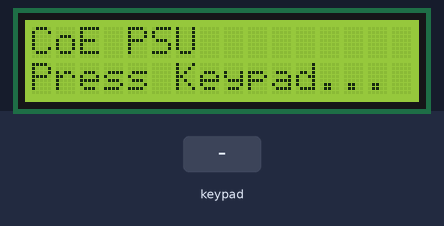
Simulated run of this sketch. Board: Arduino Uno, built with avr-gcc and run on an emulated ATmega328P. Parts: 16×2 character LCD. The test bench sets the inputs (shaded band).

Above: at 1.2 s.
1.3 s: keypad keys 7 6 5 4 # pressed 0.4 s apart
At 3.8 s:
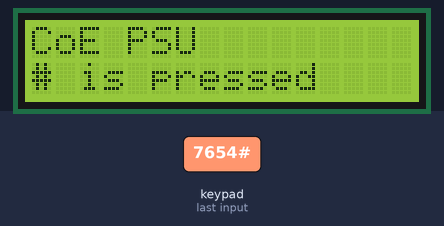
4.8 s: key 'A' pressed
At 5.7 s:
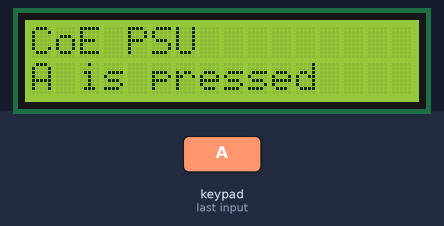
7.8 s: key 'B' pressed
At 8.8 s:
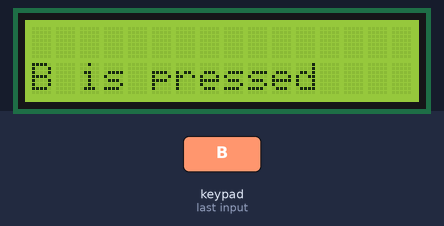
10.8 s: keypad keys 7 6 5 4 * pressed 0.4 s apart
At 13.8 s:
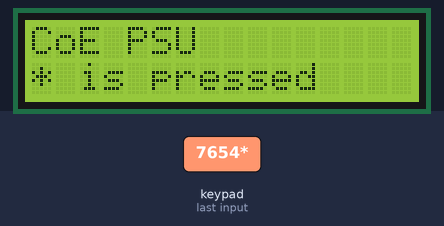
15.8 s: key 'C' pressed
At 16.8 s:
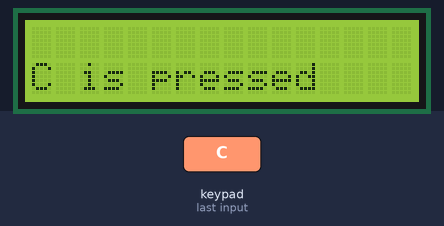
18.8 s: keypad keys 7 6 5 4 D pressed 0.4 s apart
At 21.3 s:
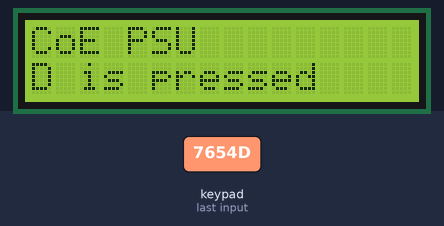
Timing chart, 0 to 22.8 s (numbered marks = the images above; inputs shaded):
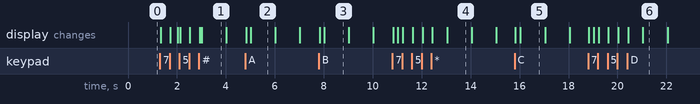

Measured:
- after the input at 1.3 s, the display: first changes at once (image 1 shows a later state)
- after the input at 4.8 s, the display: first changes at once (image 2 shows a later state)
- after the input at 7.8 s, the display: first changes at once (image 3 shows a later state)
- after the input at 10.8 s, the display: first changes at once (image 4 shows a later state)
- after the input at 15.8 s, the display: first changes at once (image 5 shows a later state)
- after the input at 18.8 s, the display: first changes at once (image 6 shows a later state)
- what the display in image 1 shows lasts 1.0 s, from 3.0 s to 4.0 s

The sketch:

Experiment_03_LCD_and_Keypad.ino
```cpp
#include <LiquidCrystal_I2C.h>
#include <Keypad_I2C.h>
#include <Keypad.h>
#include <Wire.h>


#define I2CADDR 0x20


const byte ROWS = 4;
const byte COLS = 4;

char hexaKeys[ROWS][COLS] = {
  {'1','2','3','A'},
  {'4','5','6','B'},
  {'7','8','9','C'},
  {'*','0','#','D'}
};

byte rowPins[ROWS] = {7, 6, 5, 4};
byte colPins[COLS] = {3, 2, 1, 0};
unsigned long last_time;
bool blink_txt;

LiquidCrystal_I2C lcd(0x27, 16, 2);   //Module IIC/I2C Interface บางรุ่นอาจจะใช้ 0x3f
Keypad_I2C keypad( makeKeymap(hexaKeys), rowPins, colPins, ROWS, COLS, I2CADDR);


void setup()
{
  blink_txt = false;
  last_time =0;
  Wire.begin();
  keypad.begin();
  lcd.init();
  lcd.backlight();       // เปิด backlight

  lcd.home();
  lcd.print("CoE PSU");
  lcd.setCursor(0, 1);
  lcd.print("Press Keypad...");
}

void loop()
{
  int i;
  char key = keypad.getKey();
  if (key != NO_KEY){
    lcd.setCursor(0,1);
    for (i=0;i<16;i++)
      lcd.print(" ");
    lcd.setCursor(0,1);
    lcd.print(key);
    lcd.print(" is pressed");
  }

  //---ตรวจสอบว่าเวลาผ่านไป 1 วินาทีหรือยัง
  if( millis() - last_time > 1000)
  {
    last_time = millis();
    if(blink_txt)
    {
      blink_txt = false;
      lcd.setCursor(0,0);
      for(i=0;i<7;i++)
        lcd.print(" ");
    }
    else
    {
      blink_txt = true;
      lcd.setCursor(0,0);
      lcd.print("CoE PSU");
    }
  }
}
```
